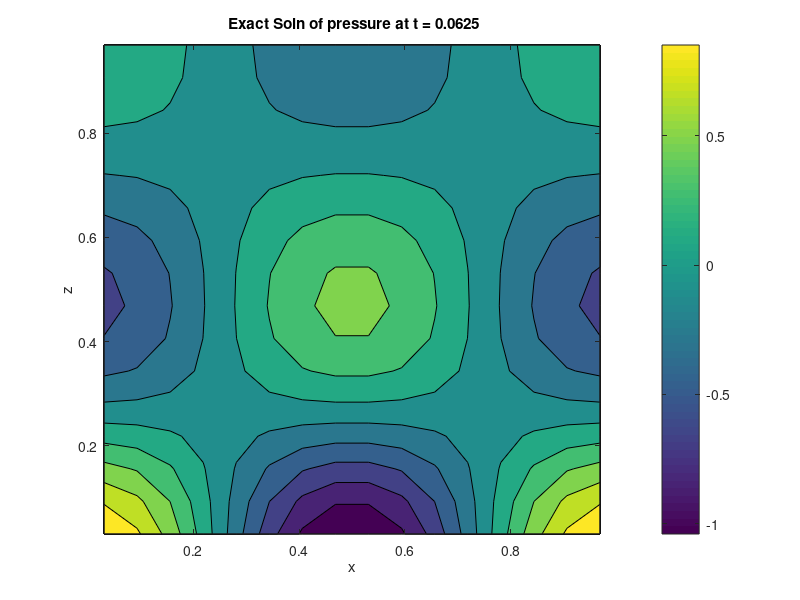
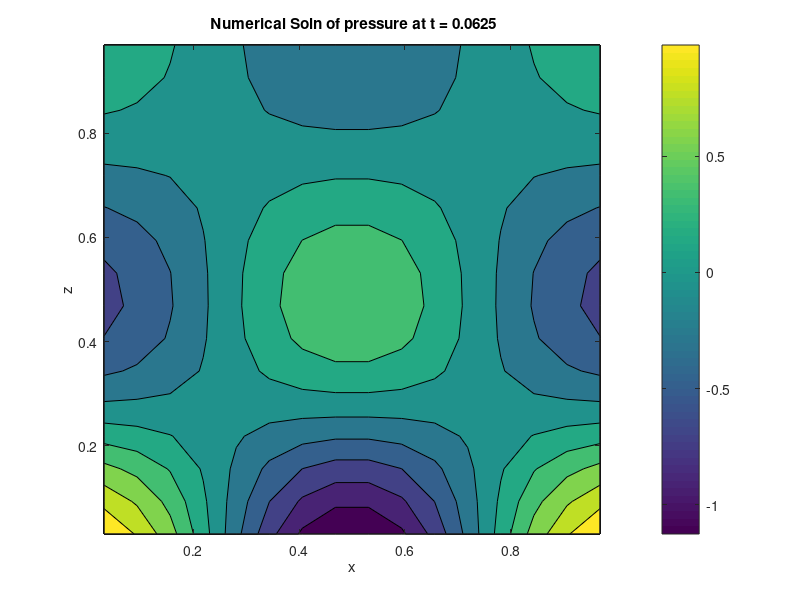
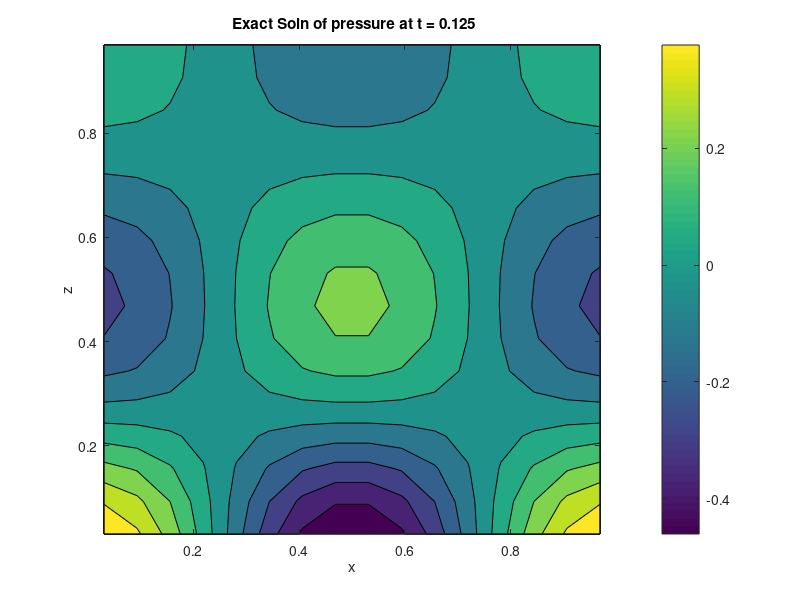
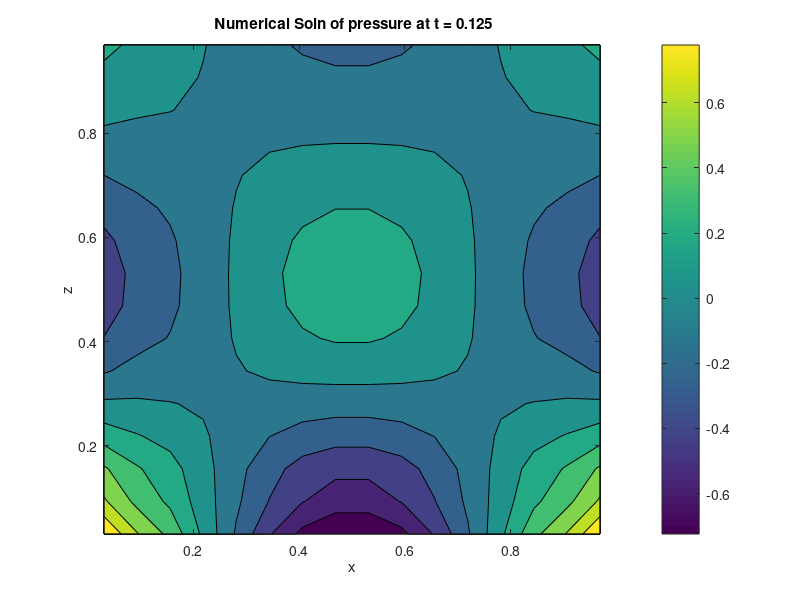

Write MATLAB code to recreate these figures, in order.
clc 
clear all
close all
format long
%% mesh constants
a = 0;
Lx = 1;
Lz = 1;
Nx=16;
Nz=16;
k= Nx*Nz;
k4 = 4*k;
N = 2;
sigma = sqrt( 0.5* ( 8*pi^2 + 0.25* (N+1)^2 + sqrt((8*pi^2 + 0.25* (N+1)^2)^2-16*pi^2*N^2)))
period = 1/sigma;
 dt= 1/16;
%dt = period / (10*Nx^2);
t=0;
tend = 4*dt;
theta = 0.5;

steps = tend/dt;

energy= zeros(steps+1,0);
energy_sim = zeros(steps+1,0);
%% Random theta
% theta_ = rand(k, 1);
% theta = repmat( theta_, 4);

%% Storage for inital density and density gradient
r_000=zeros(Nz, Nx);

%% Storage for variables 
U= zeros(k4,0);
S = zeros(k4, k4 );
F = zeros(k4, k4 );
PB = zeros(k4, k4 );
P = zeros(k4, k4 );
Q = zeros(k4, k4 );
uu_initial = zeros(Nz, Nx);
uw_initial = zeros(Nz, Nx);
r_initial = zeros(Nz, Nx);
p_initial = zeros(Nz, Nx);
uu = zeros(Nz, Nx);
uw = zeros(Nz, Nx);
r = zeros(Nz, Nx);
p = zeros(Nz, Nx);
error_uu = zeros(Nz, Nx);
error_uw = zeros(Nz, Nx);
error_r = zeros(Nz, Nx);
error_p = zeros(Nz, Nx);
% mesh information
x_nodes = linspace(a,Lx,Nx+1);
z_nodes = linspace(a,Lz,Nz+1);

dx = x_nodes(2) - x_nodes(1);
dz = z_nodes(2) - z_nodes(1);
dv= dx*dz;

x_centres = a+dx/2 : dx : Lx;
z_centres = a+dz/2 : dz : Lz;

[X,Z] = meshgrid(x_centres, z_centres);



%% Background density 
r_000 = exp(-3.*Z);
% 
% count_r = 0;
% for j = 1:Nz
% for i = 1:Nx
% count_r = count_r + 1;
% r_00(count_r) = r_000(i,j);
% end
% end
% r_0 = repmat(r_00,4);
% dr_0 = -3*r_0;
% matlab matrix (columns, rows)
%% Exact Solution 
    for i= 1: Nz
        for j = 1:Nx
uu_initial(i,j) = exp(-0.5*(N + 1)*Z(i,j))*(2*pi/(4*pi^2 - sigma^2))*( -2*pi*cos(2*pi*Z(i,j)) - (N-1)*0.5*sin(2*pi*Z(i,j)))*sin(2*pi*X(i,j))*sin(sigma*t+0.1);
uw_initial(i,j) = exp(-0.5*(N + 1)*Z(i,j))*sin(2*pi*Z(i,j))*cos(2*pi*X(i,j))*sin(sigma*t+0.1);
r_initial(i,j) = exp(-0.5*(N + 1)*Z(i,j))*(sigma/(4*pi^2-sigma^2))*((0.5*(N+1)-4*pi^2*N/sigma^2)*sin(2*pi*Z(i,j))-2*pi*cos(2*pi*Z(i,j)))*cos(2*pi*X(i,j))*cos(sigma*t+0.1);
p_initial(i,j) = exp(-0.5*(N + 1)*Z(i,j))*(sigma/(4*pi^2-sigma^2))*(-0.5*(N-1)*sin(2*pi*Z(i,j))-2*pi*cos(2*pi*Z(i,j)))*cos(2*pi*X(i,j))*cos(sigma*t+0.1);

    end
end
    for i= 1: Nz
        for j = 1:Nx
H(i,j) = (0.5./r_000(i,j))*(uu_initial(i,j)^2+uw_initial(i,j)^2) + (0.5./(r_000 (i,j)* N)).*(r_initial(i,j) - p_initial(i,j))^2 + 0.5.* p_initial(i,j)^2/r_000(i,j);
    end
end
energy(1,1) = trapz(z_centres, trapz(x_centres,H, 2));
energy_sim(1,1)= energy(1,1);
% Initial energy only close when n =64^2
% However if we measure drift this should be fine?
% Otherwise more accurate integration scheme will be required.



%% Initial Condition
% count_ = 0;
% % u loop
% for j = 1:Nz
% for i = 1:Nx
% count_ = count_ + 1;
% U(count_) = uu_initial(i,j);
% end
% end
u_ = reshape(uu_initial', [k, 1]);
w_ = reshape(uw_initial', [k, 1]);
r_ = reshape(r_initial', [k, 1]);
p_ = reshape(p_initial', [k, 1]);
U = vertcat(u_,w_,r_,p_);
% % w loop 
% for j = 1:Nz
% for i = 1:Nx
% count_ = count_ + 1;
% U(count_) = uw_initial(i,j);
% end
% end
% 
% % r loop
% for j = 1:Nz
% for i = 1:Nx
% count_ = count_ + 1;
% U(count_) = r_initial(i,j);
% end
% end
% 
% % p loop
% for j = 1:Nz
% for i = 1:Nx
% count_ = count_ + 1;
% U(count_) = p_initial(i,j);
% end
% end

%% Make Source matrix
% W source loop
count_source_w = 2*k;
for j = k+1:2*k
count_source_w = count_source_w+1;
S(j,count_source_w) = dv^2*(-2/N);
end
for j = k+1:2*k
count_source_w = count_source_w+1;
S(j,count_source_w) = dv^2*(2/N+2);

end

%% P source loop
count_source_p = k;
for j = 3*k+1:4*k
count_source_p = count_source_p +1;
S(j,count_source_p) = dv^2*(-2);

end

%% Make flux matrix
% Flux for u
count_col=3*k;
count_row=0;
for i = 1:Nz
   for j= 1:Nx
        count_col = count_col+1;
        count_row = count_row+1;
      
           if (i== 1 ) && (   j==1)
           % bottom left
                F(count_row, count_col) = (theta -1 )/dx ;
                F(count_row, count_col+1) = (1-theta)/dx ;                
           % bottom right
           elseif (i== 1 ) &&  (j==Nx)
               F(count_row, count_col-1) = (- theta  )/dx ;
               F(count_row, count_col) = (theta)/dx ;   
           % bottom row
           elseif  (i== 1 ) && (   j~=1) && (j~=Nx)        
               F(count_row, count_col-1) = (- theta  )/dx ;
               F(count_row, count_col) = (2*theta-1)/dx ;
               F(count_row, count_col+1) = (1-theta)/dx ;   
           elseif (i== Nz ) && (j==1)
           % top left
                F(count_row, count_col) = (theta -1 )/dx ;
                F(count_row, count_col+1) = (1-theta)/dx ;   
           % top right
           elseif (i== Nz ) && (j==Nx)
               F(count_row, count_col-1) = (- theta  )/dx ;
               F(count_row, count_col) = (theta)/dx ;
              
           % top row
           elseif  (i== Nz ) && (   j~=1) && (j~=Nx)        
               F(count_row, count_col-1) = (- theta  )/dx ;
               F(count_row, count_col) = (2*theta-1)/dx ;
               F(count_row, count_col+1) = (1-theta)/dx ;  
             % left wall
           elseif (j== 1 ) && (   i~=1) && (i~=Nz)
                          F(count_row, count_col) = (theta -1 )/dx ;
                F(count_row, count_col+1) = (1-theta)/dx ;   
             % right wall
           elseif (j== Nx ) && (   i~=1) && (i~=Nz)
               
                             F(count_row, count_col-1) = (- theta  )/dx ;
               F(count_row, count_col) = (theta)/dx ;
           else
               F(count_row, count_col-1) = (- theta  )/dx ;
               F(count_row, count_col) = (2*theta-1)/dx ;
               F(count_row, count_col+1) = (1-theta)/dx ;   
           
           
       end
   end
end

% Flux for w
count_col=3*k;
count_row=k;
for i = 1:Nz
   for j= 1:Nx
        count_col = count_col+1;
        count_row = count_row+1;
      
           if (i== 1 ) && (   j==1)
           % bottom left
                F(count_row, count_col) = (theta -1 )/dz ;
                F(count_row, count_col+Nx) = (1-theta)/dz ;                
           % bottom right
           elseif (i== 1 ) &&  (j==Nx)
                F(count_row, count_col) = (theta -1 )/dz ;
                F(count_row, count_col+Nx) = (1-theta)/dz ;  
           % bottom row
           elseif  (i== 1 ) && (   j~=1) && (j~=Nx)        
                F(count_row, count_col) = (theta -1 )/dz ;
                F(count_row, count_col+Nx) = (1-theta)/dz ;   
           elseif (i== Nz ) && (j==1)
           % top left
               F(count_row, count_col-Nx) = (- theta  )/dz ;
               F(count_row, count_col) = (theta)/dz ;
           % top right
           elseif (i== Nz ) && (j==Nx)
               F(count_row, count_col-Nx) = (- theta  )/dz ;
               F(count_row, count_col) = (theta)/dz ;
              
           % top row
           elseif  (i== Nz ) && (   j~=1) && (j~=Nx)        
               F(count_row, count_col-Nx) = (- theta  )/dz ;
               F(count_row, count_col) = (theta)/dz ;
               
                            % left wall
           elseif (j== 1 ) && (   i~=1) && (i~=Nz)
               F(count_row, count_col-Nx) = (- theta  )/dz ;
               F(count_row, count_col) = (2*theta-1)/dz ;
               F(count_row, count_col+Nx) = (1-theta)/dz ;     
             % right wall
           elseif (j== Nx ) && (   i~=1) && (i~=Nz)
               F(count_row, count_col-Nx) = (- theta  )/dz ;
               F(count_row, count_col) = (2*theta-1)/dz ;
               F(count_row, count_col+Nx) = (1-theta)/dz ;  
           else
               F(count_row, count_col-Nx) = (- theta  )/dz ;
               F(count_row, count_col) = (2*theta-1)/dz ;
               F(count_row, count_col+Nx) = (1-theta)/dz ;   
           
           
       end
   end
end

% Flux for r
count_col_u=0;
count_col_w=k;
count_row=2*k;
for i = 1:Nz
   for j= 1:Nx
        count_col_u = count_col_u+1;
        count_col_w = count_col_w+1;
        count_row = count_row+1;
      
           if (i== 1 ) && (   j==1)
           % bottom left
                F(count_row, count_col_u) = (theta -1 )/dx ;
                F(count_row, count_col_u+1) = (1-theta)/dx ;  
                
                F(count_row, count_col_w) = (theta -1 )/dz ;
                F(count_row, count_col_w+Nx) = (1-theta)/dz ;  
           % bottom right
           elseif (i== 1 ) &&  (j==Nx)
               F(count_row, count_col_u-1) = (- theta  )/dx ;
               F(count_row, count_col_u) = (theta)/dx ;     
               
                F(count_row, count_col_w) = (theta -1 )/dz ;
                F(count_row, count_col_w+Nx) = (1-theta)/dz ; 
           % bottom row
           elseif  (i== 1 ) && (   j~=1) && (j~=Nx)        
               F(count_row, count_col_u-1) = (- theta  )/dx ;
               F(count_row, count_col_u) = (2*theta-1)/dx ;
               F(count_row, count_col_u+1) = (1-theta)/dx ;  
               
                F(count_row, count_col_w) = (theta -1 )/dz ;
                F(count_row, count_col_w+Nx) = (1-theta)/dz ;  
           elseif (i== Nz ) && (j==1)
           % top left
                F(count_row, count_col_u) = (theta -1 )/dx ;
                F(count_row, count_col_u+1) = (1-theta)/dx ; 
                
               F(count_row, count_col_w-Nx) = (- theta  )/dz ;
               F(count_row, count_col_w) = (theta)/dz ;
           % top right
           elseif (i== Nz ) && (j==Nx)
               F(count_row, count_col_u-1) = (- theta  )/dx ;
               F(count_row, count_col_u) = (theta)/dx ; 
               
               F(count_row, count_col_w-Nx) = (- theta  )/dz ;
               F(count_row, count_col_w) = (theta)/dz ;
           % top row
           elseif  (i== Nz ) && (   j~=1) && (j~=Nx)        
               F(count_row, count_col_u-1) = (- theta  )/dx ;
               F(count_row, count_col_u) = (2*theta-1)/dx ;
               F(count_row, count_col_u+1) = (1-theta)/dx ;  
               
               F(count_row, count_col_w-Nx) = (- theta  )/dz ;
               F(count_row, count_col_w) = (theta)/dz ;
            % left wall
           elseif (j== 1 ) && (   i~=1) && (i~=Nz)
                F(count_row, count_col_u) = (theta -1 )/dx ;
                F(count_row, count_col_u+1) = (1-theta)/dx ;
                
                F(count_row, count_col_w-Nx) = (- theta  )/dz ;
               F(count_row, count_col_w) = (2*theta-1)/dz ;
               F(count_row, count_col_w+Nx) = (1-theta)/dz ;   
             % right wall
           elseif (j== Nx ) && (   i~=1) && (i~=Nz)
               F(count_row, count_col_u-1) = (- theta  )/dx ;
               F(count_row, count_col_u) = (theta)/dx ;  
               
               F(count_row, count_col_w-Nx) = (- theta  )/dz ;
               F(count_row, count_col_w) = (2*theta-1)/dz ;
               F(count_row, count_col_w+Nx) = (1-theta)/dz ;   
           else
               F(count_row, count_col_u-1) = (- theta  )/dx ;
               F(count_row, count_col_u) = (2*theta-1)/dx ;
               F(count_row, count_col_u+1) = (1-theta)/dx ;   
           
               F(count_row, count_col_w-Nx) = (- theta  )/dz ;
               F(count_row, count_col_w) = (2*theta-1)/dz ;
               F(count_row, count_col_w+Nx) = (1-theta)/dz ;   
           
           
       end
   end
end

% Flux for p
count_col_u=0;
count_col_w=k;
count_row=3*k;
for i = 1:Nz
   for j= 1:Nx
        count_col_u = count_col_u+1;
        count_col_w = count_col_w+1;
        count_row = count_row+1;
      
           if (i== 1 ) && (   j==1)
           % bottom left
                F(count_row, count_col_u) = (theta -1 )/dx ;
                F(count_row, count_col_u+1) = (1-theta)/dx ;  
                
                F(count_row, count_col_w) = (theta -1 )/dz ;
                F(count_row, count_col_w+Nx) = (1-theta)/dz ;  
           % bottom right
           elseif (i== 1 ) &&  (j==Nx)
               F(count_row, count_col_u-1) = (- theta  )/dx ;
               F(count_row, count_col_u) = (theta)/dx ;     
               
                F(count_row, count_col_w) = (theta -1 )/dz ;
                F(count_row, count_col_w+Nx) = (1-theta)/dz ; 
           % bottom row
           elseif  (i== 1 ) && (   j~=1) && (j~=Nx)        
               F(count_row, count_col_u-1) = (- theta  )/dx ;
               F(count_row, count_col_u) = (2*theta-1)/dx ;
               F(count_row, count_col_u+1) = (1-theta)/dx ;  
               
                F(count_row, count_col_w) = (theta -1 )/dz ;
                F(count_row, count_col_w+Nx) = (1-theta)/dz ;  
           elseif (i== Nz ) && (j==1)
           % top left
                F(count_row, count_col_u) = (theta -1 )/dx ;
                F(count_row, count_col_u+1) = (1-theta)/dx ; 
                
               F(count_row, count_col_w-Nx) = (- theta  )/dz ;
               F(count_row, count_col_w) = (theta)/dz ;
           % top right
           elseif (i== Nz ) && (j==Nx)
               F(count_row, count_col_u-1) = (- theta  )/dx ;
               F(count_row, count_col_u) = (theta)/dx ; 
               
               F(count_row, count_col_w-Nx) = (- theta  )/dz ;
               F(count_row, count_col_w) = (theta)/dz ;
           % top row
           elseif  (i== Nz ) && (   j~=1) && (j~=Nx)        
               F(count_row, count_col_u-1) = (- theta  )/dx ;
               F(count_row, count_col_u) = (2*theta-1)/dx ;
               F(count_row, count_col_u+1) = (1-theta)/dx ;  
               
               F(count_row, count_col_w-Nx) = (- theta  )/dz ;
               F(count_row, count_col_w) = (theta)/dz ;
            % left wall
           elseif (j== 1 ) && (   i~=1) && (i~=Nz)
                F(count_row, count_col_u) = (theta -1 )/dx ;
                F(count_row, count_col_u+1) = (1-theta)/dx ;
                
                F(count_row, count_col_w-Nx) = (- theta  )/dz ;
               F(count_row, count_col_w) = (2*theta-1)/dz ;
               F(count_row, count_col_w+Nx) = (1-theta)/dz ;   
             % right wall
           elseif (j== Nx ) && (   i~=1) && (i~=Nz)
               F(count_row, count_col_u-1) = (- theta  )/dx ;
               F(count_row, count_col_u) = (theta)/dx ;  
               
               F(count_row, count_col_w-Nx) = (- theta  )/dz ;
               F(count_row, count_col_w) = (2*theta-1)/dz ;
               F(count_row, count_col_w+Nx) = (1-theta)/dz ;   
           else
               F(count_row, count_col_u-1) = (- theta  )/dx ;
               F(count_row, count_col_u) = (2*theta-1)/dx ;
               F(count_row, count_col_u+1) = (1-theta)/dx ;   
           
               F(count_row, count_col_w-Nx) = (- theta  )/dz ;
               F(count_row, count_col_w) = (2*theta-1)/dz ;
               F(count_row, count_col_w+Nx) = (1-theta)/dz ;   
           
           
       end
   end
end

% reminder : i -> +,- 1
% j -> +,- Nx


%% Make Poisson Matrix

PB = S - F;

%% Make P, Q matrix
% System to solve is P U^n+1 = Q U^n

P = eye(k4) - dt*0.5*PB;
Q = eye(k4) + dt*0.5*PB;


%% Solve loop
count_energy=1;
while t < tend
     count_energy = count_energy+1;

U = inv(P)*Q*U;
     t = t +dt;
%% Exact Solution for timestep
    for i= 1: Nz
        for j = 1:Nx
uu_initial(i,j) = exp(-0.5*(N + 1)*Z(i,j))*(2*pi/(4*pi^2 - sigma^2))*( -2*pi*cos(2*pi*Z(i,j)) - (N-1)*0.5*sin(2*pi*Z(i,j)))*sin(2*pi*X(i,j))*sin(sigma*t+0.1);
uw_initial(i,j) = exp(-0.5*(N + 1)*Z(i,j))*sin(2*pi*Z(i,j))*cos(2*pi*X(i,j))*sin(sigma*t+0.1);
r_initial(i,j) = exp(-0.5*(N + 1)*Z(i,j))*(sigma/(4*pi^2-sigma^2))*((0.5*(N+1)-4*pi^2*N/sigma^2)*sin(2*pi*Z(i,j))-2*pi*cos(2*pi*Z(i,j)))*cos(2*pi*X(i,j))*cos(sigma*t+0.1);
p_initial(i,j) = exp(-0.5*(N + 1)*Z(i,j))*(sigma/(4*pi^2-sigma^2))*(-0.5*(N-1)*sin(2*pi*Z(i,j))-2*pi*cos(2*pi*Z(i,j)))*cos(2*pi*X(i,j))*cos(sigma*t+0.1);

    end
end
for j = 1:Nx
    for i= 1: Nz
H(i,j) = (0.5./r_000(i,j))*(uu_initial(i,j)^2+uw_initial(i,j)^2) + (0.5./(r_000 (i,j)* N)).*(r_initial(i,j) - p_initial(i,j))^2 + 0.5.* p_initial(i,j)^2/r_000(i,j);
    end
end
energy(count_energy,1) = trapz(z_centres, trapz(x_centres,H, 2));

% Plot exact solution
figure
contourf(X,Z,p_initial)
title([' Exact Soln of pressure at t = ', num2str(t)])
xlabel(' x ')
ylabel( ' z ')
colorbar
pause(0.1)
%% Decompose numerical solution for energy and error analysis
count_col =0;

    for i= 1: Nz
        for j = 1:Nx
        count_col=count_col+1;
uu(i,j) = U(count_col); 
    end
end
    for i= 1: Nz
        for j = 1:Nx
        count_col=count_col+1;
uw(i,j) = U(count_col); 
    end
end
    for i= 1: Nz
        for j = 1:Nx
        count_col=count_col+1;
r(i,j) = U(count_col); 
    end
end
    for i= 1: Nz
        for j = 1:Nx
        count_col=count_col+1;
p(i,j) = U(count_col); 
    end
    end
% Energy Evaluation
for j = 1:Nx
    for i= 1: Nz
H(i,j) = (0.5./r_000(i,j))*(uu(i,j)^2+uw(i,j)^2) + (0.5./(r_000 (i,j)* N)).*(r(i,j) - p(i,j))^2 + 0.5.* p(i,j)^2/r_000(i,j);
    end

end
energy_sim(count_energy,1) = trapz(z_centres, trapz(x_centres,H, 2));
figure
contourf(X,Z,p)
pause(0.1)
title([' Numerical Soln of pressure at t = ', num2str(t)])
colorbar
xlabel(' x ')
ylabel( ' z ')
end
 
 error_uu= uu - uu_initial;
 error_uw= uw - uw_initial;
 error_r= r - r_initial;
 error_p= p - p_initial;
 
 % L_infty error
 uu_infty = max(abs(error_uu(:)));
 uw_infty = max(abs(error_uw(:)));
 r_infty = max(abs(error_r(:)));
 p_infty = max(abs(error_p(:)));
 
  % L_2error
 uu_2 = sqrt (sum(sum (error_uu.*error_uu)));
 uw_2 = sqrt (sum(sum (error_uw.*error_uw)));
 r_2 = sqrt (sum (sum(error_r.*error_r)));
 p_2 = sqrt (sum( sum(error_p.*error_p)));
%  uu_2_test=0;
%  uw_2_test=0;
%  r_2_test=0;
%  p_2_test=0;
%  for j = 1:Nx
%     for i= 1: Nz
% uu_2_test = uu_2_test + error_uu(i,j)^2;
% uw_2_test = uw_2_test + error_uw(i,j)^2;
% r_2_test = r_2_test + error_r(i,j)^2;
% p_2_test = p_2_test + error_p(i,j)^2;
%     end
%  end
%  
% 
%  uu_2_sqrt = sqrt (uu_2_test);
%  uw_2_sqrt = sqrt (uw_2_test);
%  r_2_sqrt = sqrt (r_2_test);
%  p_2_sqrt = sqrt (p_2_test);
